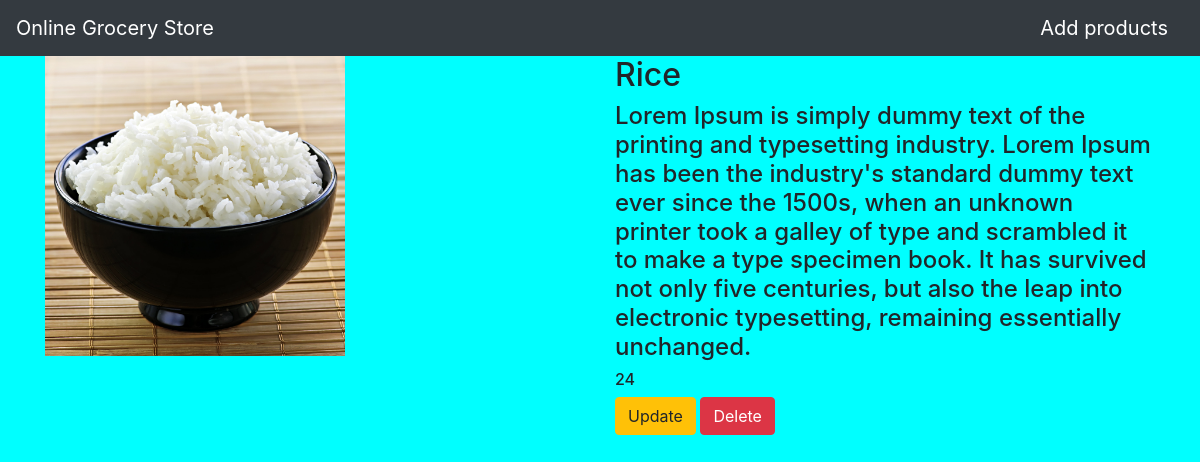
The page /movie/8/ on the database its author committed.
### movieapp/models.py (models this page shows, shortened)
class Movie(models.Model):
    name = models.CharField(max_length=250)
    desc = models.TextField()
    year = models.IntegerField()
    img=models.ImageField(upload_to='pics')

### movieapp/views.py (the view)
# urls.py: path('movie/<int:movie_id>/',views.detail,name='detail'),
def detail(request,movie_id):
    movie=Movie.objects.get(id=movie_id)
    return render(request,"detail.html",{'movie':movie})

### templates/detail.html
{% extends 'base.html' %}
{% block body %}
<div class="container">
    <div class="row">
        <div class="col-md-6">
            <img src="{{movie.img.url}}" width="300" height="300">
        </div>
        <div class="col-md-6">
            <h2> {{movie.name}}</h2>
            <h4>{{movie.desc}}</h4>
            <h6>{{movie.year}}</h6>
            <a class="btn btn-warning" href="{% url 'movieapp:update' movie.id %}">Update </a>
            <a class="btn btn-danger" href="{% url 'movieapp:delete' movie.id %}">Delete </a>
        </div>
    </div>
</div>
{% endblock %}

### templates/base.html (shortened to what this page needs)
{% load static %}
<!DOCTYPE html>
<html lang="en">
<head>
    <link rel="stylesheet" href="https://cdn.jsdelivr.net/npm/bootstrap@4.0.0/dist/css/bootstrap.min.css">
    <link rel="stylesheet"  href="{% static 'style.css' %}">
</head>
<body>
<nav class="navbar navbar-dark bg-dark">
  <a class="navbar-brand" href="/">
    Online Grocery Store
  </a>
    <a class="navbar-brand" href="/add">
    Add products
  </a>
</nav>
{% block body %}
{% endblock %}
</body>
</html>

### static/style.css (style rules this page uses)
body { background-color:aqua; }

### rows shown on the page
Movie: img (picture), name "Rice", desc "Lorem Ipsum is simply dummy text of the printing and typesetting industry. Lorem Ipsum has been the industry's standard dummy text ever since the 1500s, when an unknown printer took a galley of type and scrambled it to make a type specimen book. It has survived not only five centuries, but also the leap into electronic typesetting, remaining essentially unchanged.", year "24"
